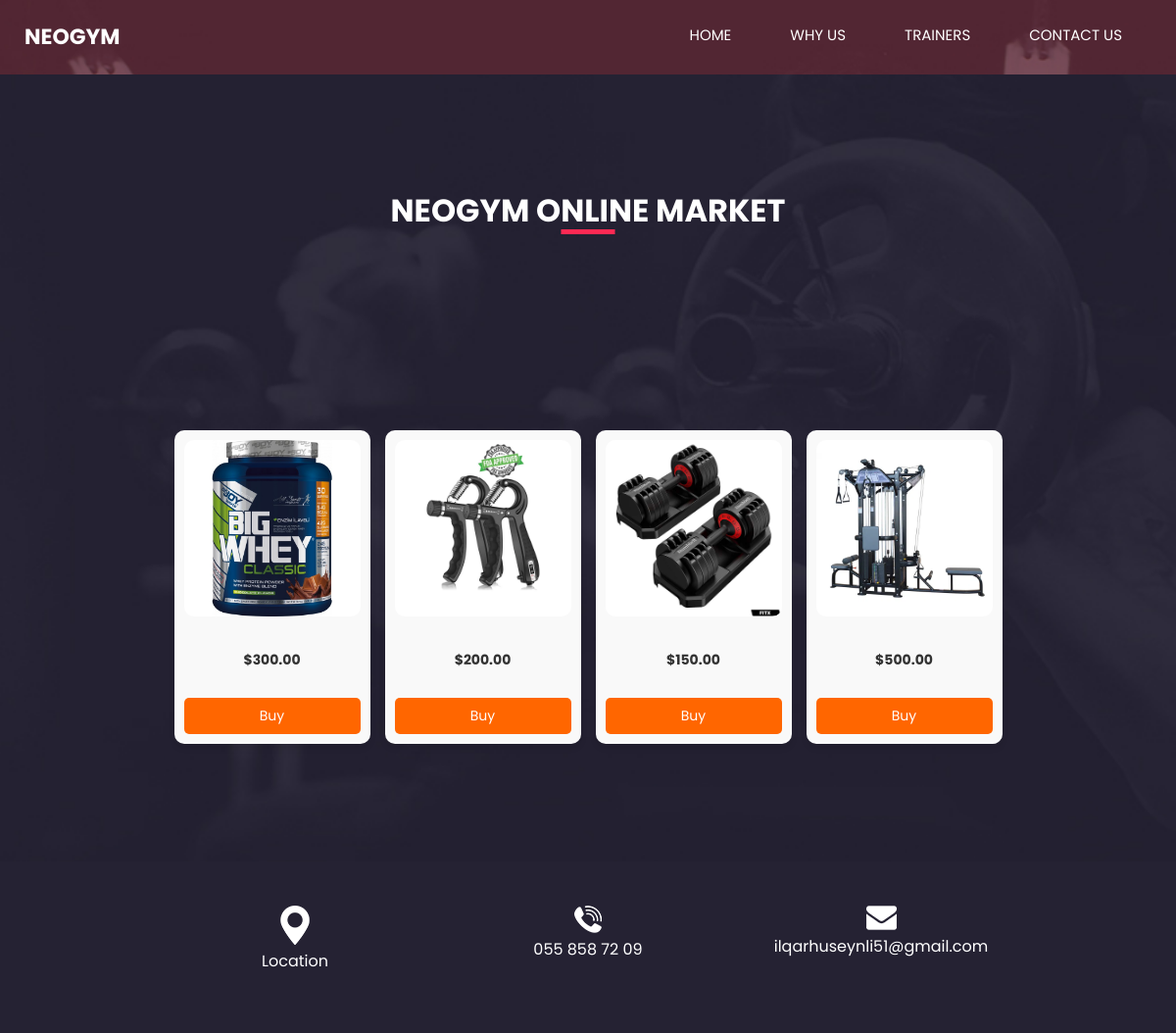
The app's page /shop/ with its own data.
### myapp/models.py (models this page shows)
class Shop(models.Model):
    product_name = models.CharField(max_length=50)
    product_description = models.TextField(blank=True)
    price = models.DecimalField(max_digits=10, decimal_places=2)
    product_image = models.ImageField(upload_to='images/')
    created_at = models.DateTimeField(auto_now=True, null=True)
    updated_at = models.DateTimeField(auto_now=True, null=True)

class Info_Section(models.Model):
    item_name = models.CharField(max_length=50)
    item_url = models.URLField(blank=True, null=True)
    copy_info = models.CharField(max_length=50, blank=True, null=True)
    item_icon = models.ImageField(upload_to='images/',blank=True)
    created_at = models.DateTimeField(auto_now=True, null=True)
    updated_at = models.DateTimeField(auto_now=True, null=True)

### myapp/views.py (the view)
# urls.py: path('shop/', views.shop, name='shop'),
def shop(request):
    shoping = Shop.objects.all()
    info_section = Info_Section.objects.all()
    return render(request, 'shop.html', {
        'name': 'shop',
        'shoping':shoping,
        'info_section': info_section
    })

### templates/shop.html (shortened to what this page needs)
{% extends "base.html" %}
{% load static %}
{% block content %}
  <section class="us_section layout_padding">
        <div class="container">
          <div class="heading_container">
        <h2>
          NEOGYM ONLINE MARKET
        </h2>
      </div>
          <br><br><br><br><br><br><br><br>
    </div>
    <div class="product-list">
      {% for shop in shoping %}
      <div class="product">
        <img src="{{ shop.product_image.url}}" alt="Product">
        <p>${{ shop.price }}</p>
        <button>Buy</button>
      </div>
      {% endfor %}
    </div>
  </section>
{% endblock %}

### templates/base.html (shortened to what this page needs)
{% load static %}
<!DOCTYPE html>
<html>
<head>
  <link rel="stylesheet" type="text/css" href="https://cdnjs.cloudflare.com/ajax/libs/OwlCarousel2/2.3.4/assets/owl.carousel.min.css" />
  <link rel="stylesheet" type="text/css" href="{% static 'css/bootstrap.css' %}" />
  <link rel="stylesheet" type="text/css" href="{% static 'css/style.css' %}" />
  <link rel="stylesheet" type="text/css" href="{% static 'css/responsive.css' %}" />
</head>
<body class="{% if request.path != '/' %}sub_page{% endif %}">
  <div class="hero_area">
    <header class="header_section">
      <div class="container-fluid">
        <nav class="navbar navbar-expand-lg custom_nav-container ">
          <a class="navbar-brand" href="{% url 'index' %}">
            <span>
              Neogym
            </span>
          </a>
          <div class="collapse navbar-collapse" id="navbarSupportedContent">
            <div class="d-flex ml-auto flex-column flex-lg-row align-items-center">
              <ul class="navbar-nav  ">
                <li class="nav-item {% if request.path == '/' %} active {% endif %}">
                  <a class="nav-link" href="{% url 'index' %}">Home <span class="sr-only">(current)</span></a>
                </li>
                <li class="nav-item {% if request.path == '/why_us/' %} active {% endif %}">
                  <a class="nav-link" href="{% url 'why_us' %}"> Why us </a>
                </li>
                <li class="nav-item {% if request.path == '/trainer/' %} active {% endif %}">
                  <a class="nav-link" href="{% url 'trainer' %}"> trainers</a>
                </li>
                <li class="nav-item {% if request.path == '/contact/' %} active {% endif %}">
                  <a class="nav-link" href="{% url 'contact' %}"> Contact Us</a>
                </li>
              </ul>
            </div>
          </div>
        </nav>
      </div>
    </header>
  </div>
{% block content %}{% endblock %}
<section class="info_section layout_padding2">
    <div class="container">
        <div class="info_items">
            {% for info in info_section %}
                {% if not info.item_url or info.item_url == "None" %}
                    <a href="#" onclick="copyToClipboard('{{ info.copy_info }}'); return false;">
                {% else %}
                    <a href="{{ info.item_url }}" target="_blank">
                {% endif %}
                        <div class="item">
                            <div class="">
                                <img src="{{ info.item_icon.url }}" alt="">
                            </div>
                            <div class="detail-box">
                                <p>{{ info.item_name }}</p>
                            </div>
                        </div>
                    </a>
            {% endfor %}
        </div>
    </div>
</section>
</body>
</html>

### static/css/style.css (style rules this page uses)
body { font-family: 'Poppins', sans-serif; color: #000000; background-color: #ffffff; }
.layout_padding { padding-top: 120px; padding-bottom: 120px; }
.layout_padding2 { padding-top: 45px; padding-bottom: 45px; }
.heading_container { display: -webkit-box; display: -ms-flexbox; display: flex; -webkit-box-pack: center; -ms-flex-pack: center; justify-content: center; text-align: center; }
.heading_container h2 { font-weight: bold; position: relative; padding-bottom: 5px; text-transform: uppercase; }
.heading_container h2::before { content: ""; position: absolute; bottom: 0; left: 50%; width: 55px; height: 5px; background-color: #ff2953; -webkit-transform: translateX(-50%); transform: translateX(-50%); }
.hero_area { height: 100vh; display: -webkit-box; display: -ms-flexbox; display: flex; -webkit-box-orient: vertical; -webkit-box-direction: normal; -ms-flex-direction: column; flex-direction: column; background-image: url(../images/hero-bg.jpg); background-size: cover; background-attachment: fixed; }
.sub_page .hero_area { height: auto; }
.header_section .container-fluid { padding-right: 25px; padding-left: 25px; }
.custom_nav-container.navbar-expand-lg .navbar-nav .nav-item .nav-link { margin: 10px 30px; padding: 0; padding-bottom: 3px; color: #ffffff; text-align: center; position: relative; text-transform: uppercase; font-size: 15px; }
.custom_nav-container.navbar-expand-lg .navbar-nav .nav-item .nav-link::after { display: none; content: ""; position: absolute; left: 0; bottom: 0; width: 100%; height: 3px; border-radius: 5px; background-color: #ffffff; }
a, a:hover, a:focus { text-decoration: none; }
.navbar-brand { display: -webkit-box; display: -ms-flexbox; display: flex; -webkit-box-align: center; -ms-flex-align: center; align-items: center; position: relative; }
.navbar-brand span { font-size: 22px; text-transform: uppercase; font-weight: bold; color: #ffffff; position: relative; z-index: 3; }
.custom_nav-container { z-index: 99999; padding: 15px 0; }
.us_section { background-image: url(../images/us-bg.jpg); background-size: cover; background-attachment: fixed; color: #ffffff; }
.info_section { background-color: #252233; }
.info_items { width: 70%; margin: 0 auto; display: -webkit-box; display: -ms-flexbox; display: flex; -webkit-box-pack: justify; -ms-flex-pack: justify; justify-content: space-between; }
.info_items .item { width: 200px; display: -webkit-box; display: -ms-flexbox; display: flex; -webkit-box-orient: vertical; -webkit-box-direction: normal; -ms-flex-direction: column; flex-direction: column; -webkit-box-align: center; -ms-flex-align: center; align-items: center; text-align: center; }
.info_items .item .detail-box { margin-top: 5px; color: #fff; }
.info_items { position: relative; }
.info_items a { position: relative; }

### static/css/responsive.css (style rules this page uses)
@media (min-width: 1200px) { .container { max-width: 1170px; } }

### templates/shop.html (style rules this page uses)
.product-list { display: flex; justify-content: center; gap: 15px; flex-wrap: wrap; }
.detail-box { text-align: center; }
.product { width: 200px; height: 320px; text-align: center; background: #f9f9f9; padding: 10px; border-radius: 10px; box-shadow: 0 4px 6px rgba(0, 0, 0, 0.1); display: flex; flex-direction: column; justify-content: space-between; }
.product img { width: 100%; height: 180px; object-fit: contain; border-radius: 10px; background-color: #fff; }
.product p { font-size: 14px; font-weight: bold; color: #333; }
.product button { background: #ff6600; color: white; padding: 8px 12px; border: none; border-radius: 5px; cursor: pointer; font-size: 14px; transition: 0.3s ease; }

### records on screen
Shop: product_image (picture), price "300.00"
Shop: product_image (picture), price "200.00"
Shop: product_image (picture), price "150.00"
Shop: product_image (picture), price "500.00"
Info_Section: item_icon (picture), item_name "Location"
Info_Section: item_icon (picture), item_name "055 858 72 09"
Info_Section: item_icon (picture), item_name "ilqarhuseynli51@gmail.com"
